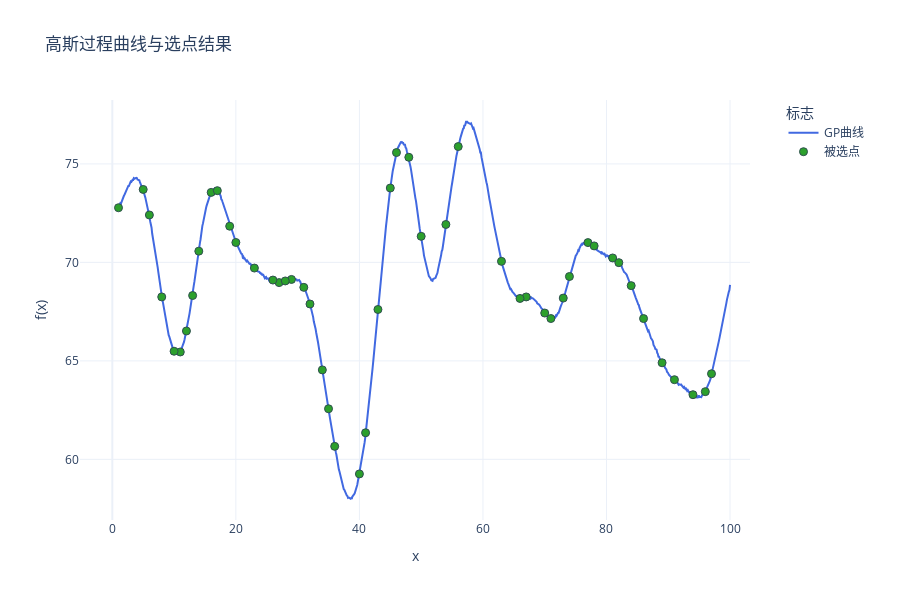

Notebook source saved alongside this figure:
### Code cell
import numpy as np
import plotly.graph_objects as go
from sklearn.gaussian_process import GaussianProcessRegressor
from sklearn.gaussian_process.kernels import RBF, ConstantKernel,WhiteKernel

seed = 42
np.random.seed(seed=seed)
# 定义核函数
kernel = ConstantKernel(25.0) * RBF(length_scale=4.0) + WhiteKernel(1e-3)
gp = GaussianProcessRegressor(kernel=kernel)

x_dense = np.linspace(1, 100, 1000).reshape(-1, 1)

y_dense = gp.sample_y(x_dense, n_samples=1, random_state=seed).flatten() + 70

# 提取整数点对应的y值
integer_points = np.random.choice(np.arange(1, 101), size=50, replace=False)
indices = [np.abs(x_dense.flatten() - x).argmin() for x in integer_points]
y_integers = y_dense[indices]

# 计算整数点的协方差矩阵
cov_matrix = kernel(integer_points.reshape(-1,1))

# 计算相关性矩阵
std_dev = np.sqrt(np.diag(cov_matrix))  
corr_matrix = cov_matrix / np.outer(std_dev, std_dev)  

np.savetxt('Sigma1.txt', cov_matrix, 
           fmt='%.6f',
           header=f'高斯过程协方差矩阵(1-50整数点)\n核函数: {kernel}')

np.savetxt('correlation_matrix.txt', corr_matrix,
           fmt='%.6f',
           header=f'高斯过程相关性矩阵(1-50整数点)\n核函数: {kernel}')

np.savetxt('mu.txt', 
           y_integers,
           fmt='%.6f',
           header='真实均值')

fig = go.Figure()

fig.add_trace(go.Scatter(
    x=x_dense.flatten(), 
    y=y_dense,
    mode='lines',
    name='GP曲线',
    line=dict(color='royalblue', width=2)
))

colors = ['#2ca02c',]

fig.add_trace(go.Scatter(
    x=integer_points,
    y=y_integers,
    mode='markers',
    name='被选点',
    marker=dict(
        color=colors[0],
        size=8,
        line=dict(width=1, color='DarkSlateGrey')
)))

fig.update_layout(
    title='高斯过程曲线与选点结果',
    xaxis_title='x',
    yaxis_title='f(x)',
    template='plotly_white',
    height=600,
    width=900,
    legend=dict(
        title='标志',
        x=1.05,
        y=1,
        xanchor='left',
        yanchor='top',
        bgcolor='rgba(255,255,255,0.8)'
    ),
    margin=dict(r=150) 
)

fig.show()

### Figure 1 — Plotly figure (JSON) as saved in the notebook; plotly's stock layout.template omitted (floating-point values rounded to 4 significant figures; data arrays with more than 128 entries replaced by an {"elided": "..."} marker saying what was removed)
{"data": [{"line": {"color": "royalblue", "width": 2}, "mode": "lines", "name": "GP曲线", "type": "scatter", "x": {"elided": "1000 float values"}, "y": {"elided": "1000 float values"}}, {"marker": {"color": "#2ca02c", "line": {"color": "DarkSlateGrey", "width": 1}, "size": 8}, "mode": "markers", "name": "被选点", "type": "scatter", "x": [84, 54, 71, 46, 45, 40, 23, 81, 11, 1, 19, 31, 74, 34, 91, 5, 77, 78, 13, 32, 56, 89, 27, 43, 70, 16, 41, 97, 10, 73, 12, 48, 86, 29, 94, 6, 67, 66, 36, 17, 50, 35, 8, 96, 28, 20, 82, 26, 63, 14], "y": [68.82, 71.93, 67.15, 75.58, 73.78, 59.26, 69.71, 70.23, 65.45, 72.78, 71.84, 68.73, 69.28, 64.54, 64.04, 73.7, 71.01, 70.84, 68.32, 67.89, 75.88, 64.9, 68.97, 67.61, 67.43, 73.55, 61.35, 64.35, 65.49, 68.19, 66.52, 75.34, 67.15, 69.13, 63.28, 72.41, 68.25, 68.17, 60.66, 73.64, 71.32, 62.57, 68.25, 63.44, 69.06, 71.01, 69.99, 69.1, 70.05, 70.57]}], "layout": {"height": 600, "legend": {"bgcolor": "rgba(255,255,255,0.8)", "title": {"text": "标志"}, "x": 1.05, "xanchor": "left", "y": 1, "yanchor": "top"}, "margin": {"r": 150}, "title": {"text": "高斯过程曲线与选点结果"}, "width": 900, "xaxis": {"title": {"text": "x"}}, "yaxis": {"title": {"text": "f(x)"}}}}
